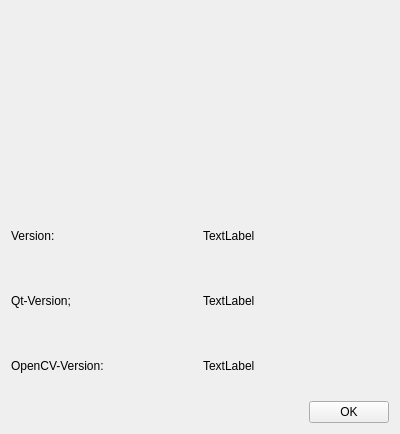
<?xml version="1.0" encoding="UTF-8"?>
<ui version="4.0">
 <class>AboutBox</class>
 <widget class="QWidget" name="AboutBox">
  <property name="geometry">
   <rect>
    <x>0</x>
    <y>0</y>
    <width>400</width>
    <height>434</height>
   </rect>
  </property>
  <property name="windowTitle">
   <string>Form</string>
  </property>
  <layout class="QVBoxLayout" name="verticalLayout">
   <item>
    <widget class="QLabel" name="label">
     <property name="text">
      <string/>
     </property>
     <property name="pixmap">
      <pixmap resource="pixmaps.qrc">:/pixmaps/pixmaps/App.png</pixmap>
     </property>
     <property name="scaledContents">
      <bool>true</bool>
     </property>
    </widget>
   </item>
   <item>
    <layout class="QGridLayout" name="gridLayout">
     <item row="1" column="0">
      <widget class="QLabel" name="label_3">
       <property name="text">
        <string>Qt-Version;</string>
       </property>
      </widget>
     </item>
     <item row="1" column="1">
      <widget class="QLabel" name="labelQtVersion">
       <property name="text">
        <string>TextLabel</string>
       </property>
      </widget>
     </item>
     <item row="0" column="0">
      <widget class="QLabel" name="label_2">
       <property name="text">
        <string>Version:</string>
       </property>
      </widget>
     </item>
     <item row="0" column="1">
      <widget class="QLabel" name="labelVersion">
       <property name="text">
        <string>TextLabel</string>
       </property>
      </widget>
     </item>
     <item row="2" column="0">
      <widget class="QLabel" name="label_4">
       <property name="text">
        <string>OpenCV-Version:</string>
       </property>
      </widget>
     </item>
     <item row="2" column="1">
      <widget class="QLabel" name="labelOpenCvVersion">
       <property name="text">
        <string>TextLabel</string>
       </property>
      </widget>
     </item>
    </layout>
   </item>
   <item>
    <layout class="QHBoxLayout" name="horizontalLayout">
     <item>
      <spacer name="horizontalSpacer">
       <property name="orientation">
        <enum>Qt::Horizontal</enum>
       </property>
       <property name="sizeHint" stdset="0">
        <size>
         <width>40</width>
         <height>20</height>
        </size>
       </property>
      </spacer>
     </item>
     <item>
      <widget class="QPushButton" name="buttonOk">
       <property name="text">
        <string>OK</string>
       </property>
      </widget>
     </item>
    </layout>
   </item>
  </layout>
 </widget>
 <resources>
  <include location="pixmaps.qrc"/>
 </resources>
 <connections>
  <connection>
   <sender>buttonOk</sender>
   <signal>clicked()</signal>
   <receiver>AboutBox</receiver>
   <slot>close()</slot>
   <hints>
    <hint type="sourcelabel">
     <x>199</x>
     <y>247</y>
    </hint>
    <hint type="destinationlabel">
     <x>554</x>
     <y>244</y>
    </hint>
   </hints>
  </connection>
 </connections>
</ui>
